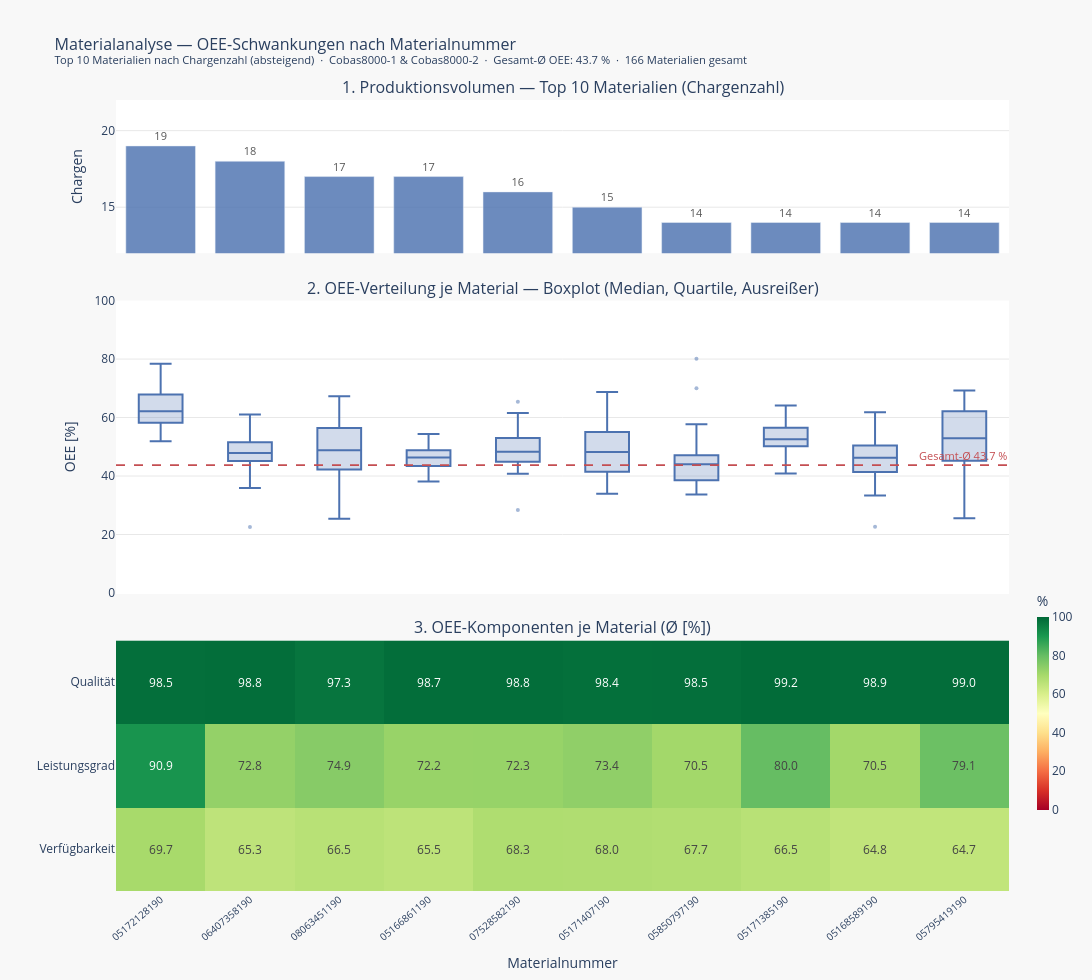

Write notebook code for a chart like this one.
### Code cell
import plotly.graph_objects as go
from plotly.subplots import make_subplots

# ── 8 · Materialanalyse — Visualisierung ─────────────────────────────────────
#
# Drei gestapelte Teildiagramme (gemeinsame X-Achse = Materialnummer):
#   ① Chargenzahl je Material   → Produktionsvolumen
#   ② Ø OEE ± σ je Material     → Leistungsniveau & Schwankungsbreite
#   ③ Heatmap OEE-Komponenten   → Wo liegt der OEE-Verlust je Material?
#
# Materialien links = höchstes Volumen (absteigend sortiert).

labels    = mat_top[MATERIAL_COL].tolist()
overall_m = df_both["oee_pct"].mean()

fig = make_subplots(
    rows=3, cols=1,
    shared_xaxes=True,
    vertical_spacing=0.06,
    subplot_titles=(
        f"1. Produktionsvolumen — Top {TOP_N} Materialien (Chargenzahl)",
        "2. OEE-Verteilung je Material — Boxplot (Median, Quartile, Ausreißer)",
        "3. OEE-Komponenten je Material (Ø [%])",
    ),
    row_heights=[0.22, 0.42, 0.36],
)

# ── ① Volumen-Balken ──────────────────────────────────────────────────────
# Datenbeschriftungen auf jedem Balken machen den genauen Wert ablesbar,
# da die Balken im engen Bereich (14–19) optisch ähnlich wirken.
# textposition="outside" platziert die Zahl knapp über dem Balken.
chargen_vals = mat_top["chargen"].tolist()
fig.add_trace(
    go.Bar(
        x             = labels,
        y             = chargen_vals,
        name          = "Chargenzahl",
        marker_color  = "#4C72B0",
        opacity       = 0.82,
        text          = chargen_vals,
        textposition  = "outside",
        textfont      = dict(size=11, color="#333333"),
        hovertemplate = (
            "<b>Material %{x}</b><br>"
            "Chargen: %{y}<br>"
            "Gesamtmenge: %{customdata:,.0f}"
            "<extra></extra>"
        ),
        customdata = mat_top["qty_total"].tolist(),
    ),
    row=1, col=1,
)

# ── ② Boxplot OEE-Verteilung je Material ────────────────────────────────
# Ein Boxplot stellt die vollständige Verteilung des OEE dar:
#   - Linie in der Box  = Median (robuster als Mittelwert)
#   - Box (IQR)         = mittlere 50 % aller Chargen
#   - Whisker           = 1,5 × IQR unterhalb/oberhalb der Box
#   - Punkte außerhalb  = Ausreißer (individuelle Chargen)
# So wird auf einen Blick sichtbar, ob ein Material stabil läuft
# (schmale Box) oder stark schwankt (breite Box / viele Ausreißer).

# Einzelchargen der Top-10-Materialien in der sortierten Reihenfolge
df_box = df_both[df_both[MATERIAL_COL].isin(labels)].copy()
df_box[MATERIAL_COL] = pd.Categorical(df_box[MATERIAL_COL], categories=labels, ordered=True)
df_box = df_box.sort_values(MATERIAL_COL)

fig.add_trace(
    go.Box(
        x             = df_box[MATERIAL_COL].astype(str),
        y             = df_box["oee_pct"],
        name          = "OEE-Verteilung",
        marker_color  = "#4C72B0",
        line_color    = "#4C72B0",
        fillcolor     = "rgba(76, 114, 176, 0.25)",
        boxpoints     = "outliers",
        jitter        = 0,
        marker        = dict(size=4, opacity=0.5),
        hovertemplate = (
            "<b>Material %{x}</b><br>"
            "OEE: %{y:.1f} %"
            "<extra></extra>"
        ),
    ),
    row=2, col=1,
)

# Gesamt-Ø Referenzlinie
fig.add_hline(
    y                   = overall_m,
    line                = dict(color="#C44E52", width=1.8, dash="dash"),
    annotation_text     = f"Gesamt-Ø {overall_m:.1f} %",
    annotation_position = "top right",
    annotation_font     = dict(color="#C44E52", size=11),
    row=2, col=1,
)

# ── ③ Heatmap OEE-Komponenten ─────────────────────────────────────────────
comp_matrix = [
    mat_top["avail_mean"].round(1).tolist(),
    mat_top["perf_mean"].round(1).tolist(),
    mat_top["qual_mean"].round(1).tolist(),
]
comp_labels = ["Verfügbarkeit", "Leistungsgrad", "Qualität"]

fig.add_trace(
    go.Heatmap(
        z             = comp_matrix,
        x             = labels,
        y             = comp_labels,
        colorscale    = "RdYlGn",
        zmin          = 0,
        zmax          = 100,
        text          = [[f"{v:.1f}" for v in row] for row in comp_matrix],
        texttemplate  = "%{text}",
        hovertemplate = (
            "<b>Material %{x}</b><br>"
            "%{y}: %{z:.1f} %"
            "<extra></extra>"
        ),
        showscale = True,
        colorbar  = dict(
            title     = "%",
            thickness = 12,
            len       = 0.30,
            y         = 0.09,
            yanchor   = "bottom",
        ),
    ),
    row=3, col=1,
)

# ── Layout ────────────────────────────────────────────────────────────────
fig.update_layout(
    title = dict(
        text = (
            f"Materialanalyse — OEE-Schwankungen nach Materialnummer<br>"
            f"<sup>Top {TOP_N} Materialien nach Chargenzahl (absteigend)  ·  "
            f"Cobas8000-1 & Cobas8000-2  ·  "
            f"Gesamt-Ø OEE: {overall_m:.1f} %  ·  "
            f"{len(mat_stats)} Materialien gesamt</sup>"
        ),
        font = dict(size=16),
    ),
    height        = 980,
    width         = 1100,
    plot_bgcolor  = "white",
    paper_bgcolor = "#f8f8f8",
    showlegend    = False,
    hovermode     = "x unified",
    bargap        = 0.22,
)

# Y-Achse Panel ①: startet knapp unterhalb des Minimums statt bei 0,
# damit Unterschiede zwischen den Balken (14–19 Chargen) klar sichtbar werden.
# clip setzt einen kleinen Puffer nach unten und oben.
chargen_min = min(chargen_vals)
chargen_max = max(chargen_vals)
fig.update_yaxes(title_text="Chargen",
                 range=[chargen_min - 2, chargen_max + 3],
                 showgrid=True, gridcolor="#e8e8e8", row=1, col=1)
fig.update_yaxes(title_text="OEE [%]",  range=[0, 100],
                 showgrid=True, gridcolor="#e8e8e8", row=2, col=1)
fig.update_yaxes(title_text="",         row=3, col=1)
fig.update_xaxes(title_text="Materialnummer",
                 tickangle=-40, tickfont=dict(size=10), row=3, col=1)

fig.show()

### Figure 1 — Plotly figure (JSON) as saved in the notebook; plotly's stock layout.template omitted (floating-point values rounded to 4 significant figures; data arrays with more than 128 entries replaced by an {"elided": "..."} marker saying what was removed)
{"data": [{"customdata": [1045686, 674545, 1004692, 654110, 810086, 396362, 440512, 602082, 641161, 432440], "hovertemplate": "<b>Material %{x}</b><br>Chargen: %{y}<br>Gesamtmenge: %{customdata:,.0f}<extra></extra>", "marker": {"color": "#4C72B0"}, "name": "Chargenzahl", "opacity": 0.82, "text": ["19", "18", "17", "17", "16", "15", "14", "14", "14", "14"], "textfont": {"color": "#333333", "size": 11}, "textposition": "outside", "type": "bar", "x": ["05172128190", "06407358190", "08063451190", "05166861190", "07528582190", "05171407190", "05850797190", "05171385190", "05168589190", "05795419190"], "xaxis": "x", "y": [19, 18, 17, 17, 16, 15, 14, 14, 14, 14], "yaxis": "y"}, {"boxpoints": "outliers", "fillcolor": "rgba(76, 114, 176, 0.25)", "hovertemplate": "<b>Material %{x}</b><br>OEE: %{y:.1f} %<extra></extra>", "jitter": 0, "line": {"color": "#4C72B0"}, "marker": {"color": "#4C72B0", "opacity": 0.5, "size": 4}, "name": "OEE-Verteilung", "type": "box", "x": {"elided": "158 str values"}, "xaxis": "x2", "y": {"elided": "158 float values"}, "yaxis": "y2"}, {"colorbar": {"len": 0.3, "thickness": 12, "title": {"text": "%"}, "y": 0.09, "yanchor": "bottom"}, "colorscale": [[0, "rgb(165,0,38)"], [0.1, "rgb(215,48,39)"], [0.2, "rgb(244,109,67)"], [0.3, "rgb(253,174,97)"], [0.4, "rgb(254,224,139)"], [0.5, "rgb(255,255,191)"], [0.6, "rgb(217,239,139)"], [0.7, "rgb(166,217,106)"], [0.8, "rgb(102,189,99)"], [0.9, "rgb(26,152,80)"], [1, "rgb(0,104,55)"]], "hovertemplate": "<b>Material %{x}</b><br>%{y}: %{z:.1f} %<extra></extra>", "showscale": true, "text": [["69.7", "65.3", "66.5", "65.5", "68.3", "68.0", "67.7", "66.5", "64.8", "64.7"], ["90.9", "72.8", "74.9", "72.2", "72.3", "73.4", "70.5", "80.0", "70.5", "79.1"], ["98.5", "98.8", "97.3", "98.7", "98.8", "98.4", "98.5", "99.2", "98.9", "99.0"]], "texttemplate": "%{text}", "type": "heatmap", "x": ["05172128190", "06407358190", "08063451190", "05166861190", "07528582190", "05171407190", "05850797190", "05171385190", "05168589190", "05795419190"], "xaxis": "x3", "y": ["Verfügbarkeit", "Leistungsgrad", "Qualität"], "yaxis": "y3", "z": [[69.7, 65.3, 66.5, 65.5, 68.3, 68, 67.7, 66.5, 64.8, 64.7], [90.9, 72.8, 74.9, 72.2, 72.3, 73.4, 70.5, 80, 70.5, 79.1], [98.5, 98.8, 97.3, 98.7, 98.8, 98.4, 98.5, 99.2, 98.9, 99]], "zmax": 100, "zmin": 0}], "layout": {"annotations": [{"font": {"size": 16}, "showarrow": false, "text": "1. Produktionsvolumen — Top 10 Materialien (Chargenzahl)", "x": 0.5, "xanchor": "center", "xref": "paper", "y": 1.0, "yanchor": "bottom", "yref": "paper"}, {"font": {"size": 16}, "showarrow": false, "text": "2. OEE-Verteilung je Material — Boxplot (Median, Quartile, Ausreißer)", "x": 0.5, "xanchor": "center", "xref": "paper", "y": 0.7464, "yanchor": "bottom", "yref": "paper"}, {"font": {"size": 16}, "showarrow": false, "text": "3. OEE-Komponenten je Material (Ø [%])", "x": 0.5, "xanchor": "center", "xref": "paper", "y": 0.3168, "yanchor": "bottom", "yref": "paper"}, {"font": {"color": "#C44E52", "size": 11}, "showarrow": false, "text": "Gesamt-Ø 43.7 %", "x": 1, "xanchor": "right", "xref": "x2 domain", "y": 43.7, "yanchor": "bottom", "yref": "y2"}], "bargap": 0.22, "height": 980, "hovermode": "x unified", "paper_bgcolor": "#f8f8f8", "plot_bgcolor": "white", "shapes": [{"line": {"color": "#C44E52", "dash": "dash", "width": 1.8}, "type": "line", "x0": 0, "x1": 1, "xref": "x2 domain", "y0": 43.7, "y1": 43.7, "yref": "y2"}], "showlegend": false, "title": {"font": {"size": 16}, "text": "Materialanalyse — OEE-Schwankungen nach Materialnummer<br><sup>Top 10 Materialien nach Chargenzahl (absteigend)  ·  Cobas8000-1 & Cobas8000-2  ·  Gesamt-Ø OEE: 43.7 %  ·  166 Materialien gesamt</sup>"}, "width": 1100, "xaxis": {"anchor": "y", "domain": [0, 1], "matches": "x3", "showticklabels": false}, "xaxis2": {"anchor": "y2", "domain": [0, 1], "matches": "x3", "showticklabels": false}, "xaxis3": {"anchor": "y3", "domain": [0, 1], "tickangle": -40, "tickfont": {"size": 10}, "title": {"text": "Materialnummer"}}, "yaxis": {"anchor": "x", "domain": [0.8064, 1.0], "gridcolor": "#e8e8e8", "range": [12, 22], "showgrid": true, "title": {"text": "Chargen"}}, "yaxis2": {"anchor": "x2", "domain": [0.3768, 0.7464], "gridcolor": "#e8e8e8", "range": [0, 100], "showgrid": true, "title": {"text": "OEE [%]"}}, "yaxis3": {"anchor": "x3", "domain": [0, 0.3168], "title": {"text": ""}}}}
